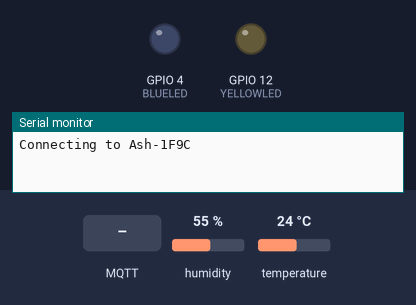
This sketch was run on a simulated ESP8266 (NodeMCU). Parts: output pins drawn as LEDs (lit = HIGH), the last lines printed to the serial monitor. Inputs (shaded band) come from the test bench; at power-on: humidity 55 %, temperature 24 °C. WiFi joins after 1.5 s; servers stay silent unless stated; no MQTT or app messages arrive unless stated.

Above: at 0.1 s.
At 4.3 s:
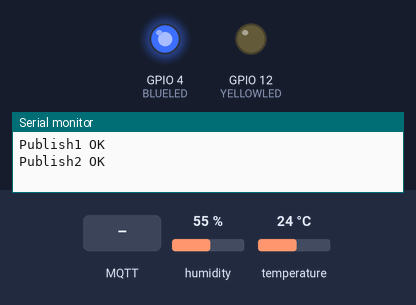
4.4 s: MQTT message "0" arrives on the first subscribed topic
5.9 s: MQTT message "on" arrives on the first subscribed topic
Timing chart, 0 to 8.9 s (numbered marks = the images above; inputs shaded):
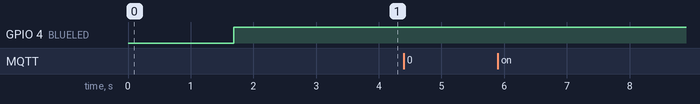

The sketch:

NodeMCU_IBMIOT.ino
```cpp
#include <ESP8266WiFi.h>
#include <PubSubClient.h> // https://github.com/knolleary/pubsubclient/releases/tag/v2.3
#include <ArduinoJson.h> // https://github.com/bblanchon/ArduinoJson/releases/tag/v5.0.7
#include "DHT.h"
#define BLUELED 4 //D2
#define YELLOWLED 12 //D1
#define DHTPIN 2 //D4
#define DHTTYPE DHT11   // DHT 11
DHT dht(DHTPIN, DHTTYPE);
//-------- Customise these values -----------
const char* ssid = "Ash-1F9C";
const char* password = "Ashtrace07";

#define ORG "p2cher"
#define DEVICE_TYPE "NODEMCU"
#define DEVICE_ID "Esp8266_nodemcu"
#define TOKEN "J@)uWnbcl+a&1nO!f5"
//-------- Customise the above values --------

char server[] = ORG ".messaging.internetofthings.ibmcloud.com";
char authMethod[] = "use-token-auth";
char token[] = TOKEN;
char clientId[] = "d:" ORG ":" DEVICE_TYPE ":" DEVICE_ID;

const char eventTopic1[] = "iot-2/evt/temperature/fmt/json";
const char eventTopic2[] = "iot-2/evt/humidity/fmt/json";
const char cmdTopic[] = "iot-2/cmd/led/fmt/json";


WiFiClient wifiClient;
void callback(char* topic, byte* payload, unsigned int payloadLength) {
  Serial.print("Message arrived [");
  Serial.print(topic);
  Serial.print("] ");
  for (int i = 0; i < payloadLength; i++) {
    Serial.print((char)payload[i]);
  }
  Serial.println();

  // Switch on the LED if an 1 was received as first character
  if (payload[0] == '1') {
    digitalWrite(BLUELED, HIGH);  //ASCII VALUE OF '0' IS 48
    digitalWrite(YELLOWLED, LOW);
    Serial.println( "BLUE ON" );   // Turn the LED on (Note that LOW is the voltage level
    // but actually the LED is on; this is because
    // it is acive low on the ESP-01)
  } else {
    digitalWrite(YELLOWLED, HIGH);   //ASCII VALUE OF '1' IS 49
    digitalWrite(BLUELED, LOW);
    Serial.println( "YELLOW ON" );  }

}
PubSubClient client(server, 1883, callback, wifiClient);

int publishInterval = 1000; // 5 seconds//Send adc every 5sc
long lastPublishMillis;

void setup() {
  Serial.begin(9600); Serial.println();
  pinMode(BLUELED ,OUTPUT);
  pinMode(YELLOWLED ,OUTPUT);
  wifiConnect();
  mqttConnect();
}

void loop() {
  if (millis() - lastPublishMillis > publishInterval) {
    publishData();
    lastPublishMillis = millis();
  }

  if (!client.loop()) {
    mqttConnect();
  }

  warning();
}

void warning() {
  float temp = dht.readTemperature();
  float humid = dht.readHumidity();
  if(temp>40 && humid<50) {
    digitalWrite(YELLOWLED, HIGH);
    digitalWrite(BLUELED, LOW);
    delay(500);
    digitalWrite(YELLOWLED, LOW);
    digitalWrite(BLUELED, LOW);
    Serial.println("WARNING");
  }
  else {
    digitalWrite(BLUELED, HIGH);
    digitalWrite(YELLOWLED, LOW);

  }
}

void wifiConnect() {
  Serial.print("Connecting to "); Serial.print(ssid);
  WiFi.begin(ssid, password);
  while (WiFi.status() != WL_CONNECTED) {
    delay(500);
    Serial.print(".");
  }
  Serial.print("nWiFi connected, IP address: "); Serial.println(WiFi.localIP());

}

void mqttConnect() {
  if (!!!client.connected()) {
    Serial.print("Reconnecting MQTT client to "); Serial.println(server);
    while (!!!client.connect(clientId, authMethod, token)) {
      Serial.print(".");
      delay(500);
    }
    if (client.subscribe(cmdTopic)) {
      Serial.println("subscribe to responses OK");
    } else {
      Serial.println("subscribe to responses FAILED");
    }
    Serial.println();
  }
}


void publishData() {
  // read the input on analog pin 0:
  float temp = dht.readTemperature();
  float humid = dht.readHumidity();// Reading humidity

  String payload1 = "{\"Sensor_data\":{\"Temperature\":";
  payload1 += String(temp, DEC);
  payload1 += "}}";

  String payload2 = "{\"Sensor_data\":{\"Humidity\":";
  payload2 += String(humid, DEC);
  payload2 += "}}";


  Serial.print("Sending payload: "); Serial.println(payload1);

  if (client.publish(eventTopic1, (char*) payload1.c_str())) {
    Serial.println("Publish1 OK");
  } else {
    Serial.println("Publish1 FAILED");
  }

  if (client.publish(eventTopic2, (char*) payload2.c_str())) {
    Serial.println("Publish2 OK");
  } else {
    Serial.println("Publish2 FAILED");
  }
}
```
